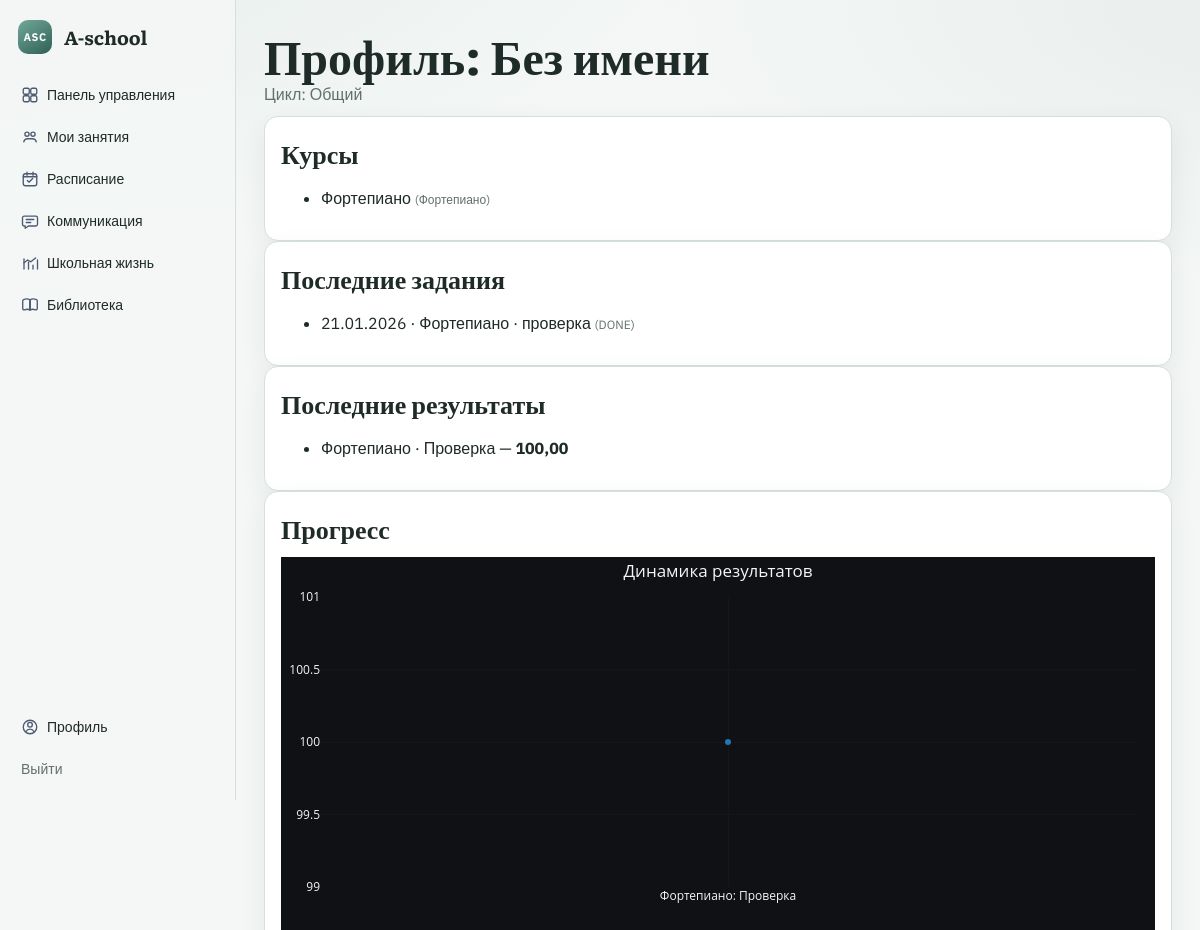
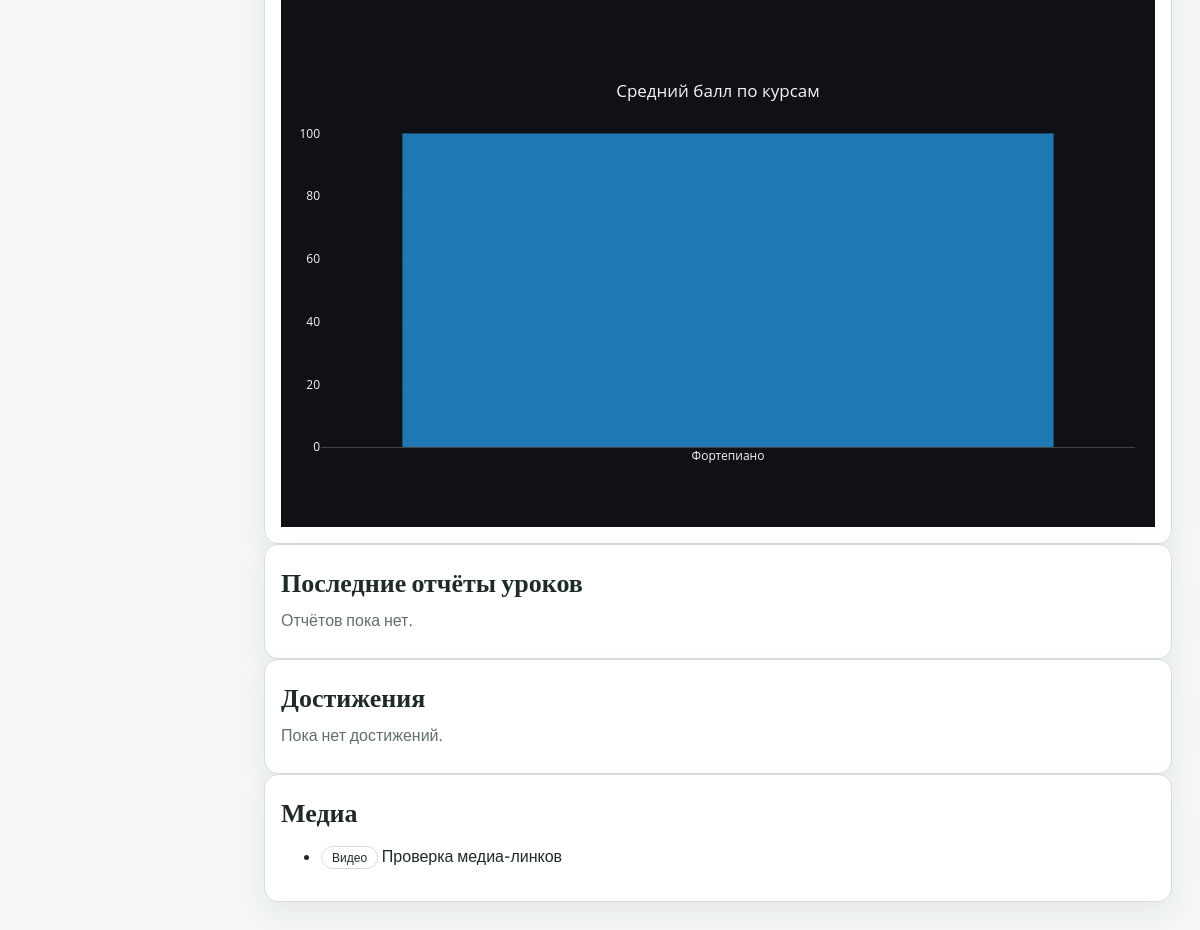
The app's page /students/3/profile/ (signed in) with its own data (2 pictures, top to bottom).
### apps/accounts/models.py (models this page shows, shortened)
class Profile(models.Model):
    class Role(models.TextChoices):
        ADMIN = "ADMIN", "Администратор"
        TEACHER = "TEACHER", "Преподаватель"
        STUDENT = "STUDENT", "Ученик"
        PARENT = "PARENT", "Родитель"
    class Cycle(models.TextChoices):
        GENERAL = "GENERAL", "Общий"
        ACCELERATED = "ACCELERATED", "Ускоренный"
        EXTRA = "EXTRA", "Дополнительный"
    user = models.OneToOneField(settings.AUTH_USER_MODEL, on_delete=models.CASCADE, related_name="profile")
    role = models.CharField(max_length=16, choices=Role.choices)
    cycle = models.CharField(max_length=16, choices=Cycle.choices, default=Cycle.GENERAL)
    school_grade = models.CharField(max_length=20, blank=True, default="")

### apps/school/models.py (models this page shows, shortened)
class Course(models.Model):
    name = models.CharField(max_length=200)
    course_type = models.ForeignKey(CourseType, on_delete=models.PROTECT, related_name="courses")
    teacher = models.ForeignKey(
        settings.AUTH_USER_MODEL,
        on_delete=models.SET_NULL,
        null=True,
        blank=True,
        related_name="teaching_courses",
    )

class CourseType(models.Model):
    name = models.CharField(max_length=120, unique=True)
    class Meta:
        ordering = ("name",)

### apps/homework/models.py (models this page shows, shortened)
class AssignmentTarget(models.Model):
    class Status(models.TextChoices):
        TODO = "TODO", "TODO"
        DONE = "DONE", "DONE"
    assignment = models.ForeignKey(Assignment, on_delete=models.CASCADE, related_name="targets")
    student = models.ForeignKey(settings.AUTH_USER_MODEL, on_delete=models.CASCADE, related_name="assignment_targets")
    status = models.CharField(max_length=10, choices=Status.choices, default=Status.TODO)
    student_comment = models.TextField(blank=True, default="")
    updated_at = models.DateTimeField(auto_now=True)
    class Meta:
        unique_together = ("assignment", "student")

class Assignment(models.Model):
    course = models.ForeignKey(Course, on_delete=models.CASCADE, related_name="assignments")
    title = models.CharField(max_length=200)
    description = models.TextField(blank=True, default="")
    due_date = models.DateField()
    attachment = models.FileField(upload_to="assignments/", blank=True, null=True)
    created_by = models.ForeignKey(
        settings.AUTH_USER_MODEL,
        on_delete=models.CASCADE,
        related_name="created_assignments",
    )
    created_at = models.DateTimeField(auto_now_add=True)
    class Meta:
        ordering = ("due_date", "id")

### apps/gradebook/models.py (models this page shows, shortened)
class Grade(models.Model):
    assessment = models.ForeignKey(Assessment, on_delete=models.CASCADE, related_name="grades")
    student = models.ForeignKey(settings.AUTH_USER_MODEL, on_delete=models.CASCADE, related_name="grades")
    score = models.DecimalField(max_digits=6, decimal_places=2, null=True, blank=True)
    comment = models.TextField(blank=True, default="")
    class Meta:
        unique_together = ("assessment", "student")

class Assessment(models.Model):
    class AssessmentType(models.TextChoices):
        HOMEWORK = "HOMEWORK", "Домашнее задание"
        PERFORMANCE = "PERFORMANCE", "Выступление"
        JURY = "JURY", "Жюри"
        THEORY_TEST = "THEORY_TEST", "Тест по теории"
    course = models.ForeignKey(Course, on_delete=models.CASCADE, related_name="assessments")
    title = models.CharField(max_length=200)
    assessment_type = models.CharField(max_length=32, choices=AssessmentType.choices)
    max_score = models.DecimalField(max_digits=6, decimal_places=2, default=100)
    weight = models.DecimalField(max_digits=6, decimal_places=2, default=1)
    source_assignment = models.OneToOneField(
        "homework.Assignment",
        null=True,
        blank=True,
        on_delete=models.SET_NULL,
        related_name="assessment",
    )
    class Meta:
        unique_together = ("course", "title")
        ordering = ("id",)

### apps/portfolio/models.py (models this page shows, shortened)
class MediaLink(models.Model):
    class MediaType(models.TextChoices):
        PHOTO = "PHOTO", "Фото"
        VIDEO = "VIDEO", "Видео"
        AUDIO = "AUDIO", "Аудио"
    student = models.ForeignKey(settings.AUTH_USER_MODEL, on_delete=models.CASCADE, related_name="media_links")
    title = models.CharField(max_length=200)
    url = models.URLField()
    media_type = models.CharField(max_length=16, choices=MediaType.choices)
    created_at = models.DateTimeField(auto_now_add=True)
    class Meta:
        ordering = ("-created_at", "-id")

### apps/portfolio/views.py (the view)
# urls.py: path("students/<int:student_id>/profile/", student_profile, name="student_profile"),
def student_profile(request, student_id: int):
    if not request.user.is_authenticated:
        return HttpResponseForbidden("Требуется вход.")
    student = get_object_or_404(Profile.objects.select_related("user"), user_id=student_id, role=Profile.Role.STUDENT).user
    role = request.user.profile.role
    if role == Profile.Role.STUDENT:
        if request.user.id != student_id:
            return HttpResponseForbidden("Нет доступа.")
    elif role == Profile.Role.PARENT:
        if not ParentChild.objects.filter(parent=request.user, child_id=student_id).exists():
            return HttpResponseForbidden("Нет доступа.")
    elif role == Profile.Role.TEACHER:
        if not _teacher_can_view_student(request.user, student_id):
            return HttpResponseForbidden("Нет доступа.")
    courses = Course.objects.filter(enrollments__student_id=student_id).order_by("name")
    last_targets = (
        AssignmentTarget.objects.filter(student_id=student_id)
        .select_related("assignment", "assignment__course")
        .order_by("-updated_at")[:5]
    )
    last_grades = (
        Grade.objects.filter(student_id=student_id, score__isnull=False)
        .select_related("assessment", "assessment__course")
        .order_by("-id")[:5]
    )
    last_reports = (
        LessonReport.objects.filter(student_id=student_id)
        .select_related("lesson", "lesson__course")
        .order_by("-created_at")[:5]
    )
    achievements = Achievement.objects.filter(student_id=student_id).order_by("-date", "-id")
    media_links = MediaLink.objects.filter(student_id=student_id).order_by("-created_at", "-id")
    grade_series = (
        Grade.objects.filter(student_id=student_id, score__isnull=False)
        .select_related("assessment", "assessment__course")
        .order_by("assessment__id")
    )
    grade_labels = [f"{g.assessment.course.name}: {g.assessment.title}" for g in grade_series]
    grade_scores = [float(g.score) for g in grade_series]
    course_totals: dict[str, list[float]] = defaultdict(list)
    for grade in grade_series:
        course_totals[grade.assessment.course.name].append(float(grade.score))
    course_avg_labels = list(course_totals.keys())
    course_avg_scores = [
        round(sum(scores) / len(scores), 2) for scores in course_totals.values()
    ]
    chart_payload = {
        "gradeLabels": grade_labels,
        "gradeScores": grade_scores,
        "courseAvgLabels": course_avg_labels,
        "courseAvgScores": course_avg_scores,
    }
    chart_has_data = bool(grade_labels or course_avg_labels)
    return render(
        request,
        "portfolio/student_profile.html",
        {
            "student": student,
            "courses": courses,
            "last_targets": last_targets,
            "last_grades": last_grades,
            "last_reports": last_reports,
            "achievements": achievements,
            "media_links": media_links,
            "chart_payload": json.dumps(chart_payload, ensure_ascii=False),
            "chart_has_data": chart_has_data,
        },
    )

### apps/portfolio/views.py (called while the page is built)
def _teacher_can_view_student(teacher_user, student_id: int) -> bool:
    return Enrollment.objects.filter(course__teacher=teacher_user, student_id=student_id).exists()

### templates/portfolio/student_profile.html (shortened to what this page needs)
{% extends "base.html" %}
{% block content %}
  <h1>Профиль: {{ student.get_full_name|default:"Без имени" }}</h1>
  <p class="muted">Цикл: {{ student.profile.get_cycle_display }}</p>
  <div class="card">
    <h2>Курсы</h2>
    {% if not courses %}
      <p class="muted">Нет курсов.</p>
    {% else %}
      <ul>
        {% for c in courses %}
          <li>
            <a href="/courses/{{ c.id }}/">{{ c.name }}</a>
            <span class="muted small">({{ c.course_type.name }})</span>
          </li>
        {% endfor %}
      </ul>
    {% endif %}
  </div>
  <div class="card">
    <h2>Последние задания</h2>
    {% if not last_targets %}
      <p class="muted">Нет назначенных заданий.</p>
    {% else %}
      <ul>
        {% for t in last_targets %}
          <li>
            {{ t.assignment.due_date|date:"d.m.Y" }} · {{ t.assignment.course.name }} · {{ t.assignment.title }}
            <span class="muted small">({{ t.status }})</span>
          </li>
        {% endfor %}
      </ul>
    {% endif %}
  </div>
  <div class="card">
    <h2>Последние результаты</h2>
    {% if not last_grades %}
      <p class="muted">Результатов пока нет.</p>
    {% else %}
      <ul>
        {% for g in last_grades %}
          <li>
            {{ g.assessment.course.name }} · {{ g.assessment.title }} —
            <strong>{{ g.score }}</strong>
          </li>
        {% endfor %}
      </ul>
    {% endif %}
  </div>
  <div class="card">
    <h2>Прогресс</h2>
    {% if chart_has_data %}
      <div class="chart" id="grade-progress-chart"></div>
      <div class="chart" id="course-average-chart"></div>
    {% else %}
      <p class="muted">Нет данных для построения графиков.</p>
    {% endif %}
  </div>
  <div class="card">
    <h2>Последние отчёты уроков</h2>
    {% if not last_reports %}
      <p class="muted">Отчётов пока нет.</p>
    {% endif %}
  </div>
  <div class="card">
    <h2>Достижения</h2>
    {% if not achievements %}
      <p class="muted">Пока нет достижений.</p>
    {% endif %}
  </div>
  <div class="card">
    <h2>Медиа</h2>
    {% if not media_links %}
      <p class="muted">Пока нет ссылок.</p>
    {% else %}
      <ul>
        {% for m in media_links %}
          <li>
            <span class="tag">{{ m.get_media_type_display }}</span>
            <a href="{{ m.url }}" target="_blank" rel="noopener noreferrer">{{ m.title }}</a>
          </li>
        {% endfor %}
      </ul>
    {% endif %}
  </div>
{% endblock %}

### static/css/main.css (style rules this page uses)
:root { --bg: #f4f7f6; --bg-soft: #edf2f0; --surface: #ffffff; --surface-alt: #f8faf9; --line: #d7dfdc; --text: #1f2b28; --muted: #62706b; --accent: #4f8a7c; --accent-strong: #2f5f54; --ok: #2f7a64; --error: #9a5959; --radius: 14px; --shadow: 0 10px 28px rgba(23, 41, 35, 0.07); }
* { box-sizing: border-box; }
body { margin: 0; min-height: 100vh; font-family: "IBM Plex Sans", "Trebuchet MS", "Helvetica Neue", sans-serif; color: var(--text); background: radial-gradient(1200px 500px at -8% -6%, rgba(79, 138, 124, 0.1), transparent 70%), radial-gradient(900px 420px at 106% 0%, rgba(47, 95, 84, 0.06), transparent 70%), var(--bg); }
a { color: var(--text); text-decoration: none; }
h1, h2 { font-family: "Literata", Georgia, serif; color: var(--text); }
h1 { margin: 0 0 4px; font-size: 48px; line-height: 1.05; }
h2 { margin: 0 0 10px; font-size: 26px; }
p { margin: 0 0 12px; }
.card, .panel, .table-wrap, .stat-card, .student-card, .week-column, .announcement-card, .resource-card, .chat-panel, .chat-list { background: var(--surface); border: 1px solid var(--line); border-radius: var(--radius); box-shadow: var(--shadow); }
.card, .panel { padding: 16px; }
.muted { color: var(--muted); }
.small { font-size: 12px; }
.tag, .badge { display: inline-block; border: 1px solid var(--line); border-radius: 999px; padding: 3px 10px; font-size: 12px; color: var(--text); background: var(--surface); }
.card, .panel, .table-wrap, .stat-card, .student-card, .week-column, .announcement-card, .resource-card, .chat-panel, .chat-list { animation: fadeUp 0.34s ease both; }

### records on screen
Course: name "Фортепиано", course_type.name "Фортепиано"
AssignmentTarget: assignment.due_date "21.01.2026", assignment.course.name "Фортепиано", assignment "проверка", status "DONE"
Grade: assessment.course.name "Фортепиано", assessment "Проверка", score "100,00"
MediaLink: media_type "Видео", title "Проверка медиа-линков"

### other values on screen
{{ student.get_full_name|default:"Без имени" }} "Без имени"
{{ student.profile.get_cycle_display }} "Общий"
